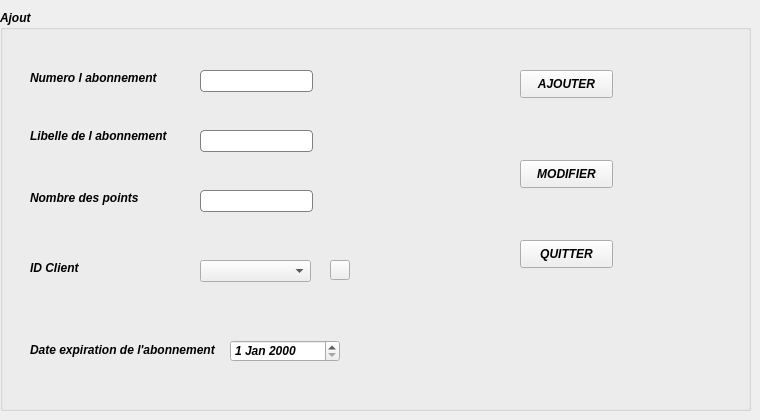
        <widget class="QWidget" name="tab_7">
         <attribute name="title">
          <string>Ajout ou Modifier Abonnement </string>
         </attribute>
         <widget class="QGroupBox" name="groupBox_4">
          <property name="geometry">
           <rect>
            <x>0</x>
            <y>10</y>
            <width>751</width>
            <height>401</height>
           </rect>
          </property>
          <property name="font">
           <font>
            <weight>75</weight>
            <italic>true</italic>
            <bold>true</bold>
           </font>
          </property>
          <property name="title">
           <string>Ajout</string>
          </property>
          <widget class="QLabel" name="label_9">
           <property name="geometry">
            <rect>
             <x>30</x>
             <y>60</y>
             <width>141</width>
             <height>16</height>
            </rect>
           </property>
           <property name="styleSheet">
            <string notr="true">font: 75 9pt &quot;MS Shell Dlg 2&quot;;</string>
           </property>
           <property name="text">
            <string>Numero l abonnement</string>
           </property>
          </widget>
          <widget class="QLabel" name="label_10">
           <property name="geometry">
            <rect>
             <x>30</x>
             <y>116</y>
             <width>151</width>
             <height>20</height>
            </rect>
           </property>
           <property name="styleSheet">
            <string notr="true">font: 75 9pt &quot;MS Shell Dlg 2&quot;;</string>
           </property>
           <property name="text">
            <string>Libelle de l abonnement</string>
           </property>
          </widget>
          <widget class="QLabel" name="label_11">
           <property name="geometry">
            <rect>
             <x>30</x>
             <y>180</y>
             <width>131</width>
             <height>16</height>
            </rect>
           </property>
           <property name="styleSheet">
            <string notr="true">font: 75 9pt &quot;MS Shell Dlg 2&quot;;</string>
           </property>
           <property name="text">
            <string>Nombre des points</string>
           </property>
          </widget>
          <widget class="QLabel" name="label_12">
           <property name="geometry">
            <rect>
             <x>30</x>
             <y>250</y>
             <width>91</width>
             <height>16</height>
            </rect>
           </property>
           <property name="styleSheet">
            <string notr="true">font: 75 9pt &quot;MS Shell Dlg 2&quot;;</string>
           </property>
           <property name="text">
            <string>ID Client</string>
           </property>
          </widget>
          <widget class="QLineEdit" name="numab">
           <property name="geometry">
            <rect>
             <x>200</x>
             <y>60</y>
             <width>113</width>
             <height>22</height>
            </rect>
           </property>
           <property name="styleSheet">
            <string notr="true">QLineEdit {
padding: 1px;
border-style: solid;
border: 1px solid grey;
background:white;
border-radius: 4px;
}</string>
           </property>
          </widget>
          <widget class="QLineEdit" name="libab">
           <property name="geometry">
            <rect>
             <x>200</x>
             <y>120</y>
             <width>113</width>
             <height>22</height>
            </rect>
           </property>
           <property name="styleSheet">
            <string notr="true">QLineEdit {
padding: 1px;
border-style: solid;
border: 1px solid grey;
background:white;
border-radius: 4px;
}</string>
           </property>
          </widget>
          <widget class="QLineEdit" name="nbrab">
           <property name="geometry">
            <rect>
             <x>200</x>
             <y>180</y>
             <width>113</width>
             <height>22</height>
            </rect>
           </property>
           <property name="styleSheet">
            <string notr="true">QLineEdit {
padding: 1px;
border-style: solid;
border: 1px solid grey;
background:white;
border-radius: 4px;
}</string>
           </property>
          </widget>
          <widget class="QPushButton" name="ajouterabo">
           <property name="geometry">
            <rect>
             <x>520</x>
             <y>60</y>
             <width>93</width>
             <height>28</height>
            </rect>
           </property>
           <property name="text">
            <string>AJOUTER</string>
           </property>
          </widget>
          <widget class="QPushButton" name="modifierabo">
           <property name="geometry">
            <rect>
             <x>520</x>
             <y>150</y>
             <width>93</width>
             <height>28</height>
            </rect>
           </property>
           <property name="text">
            <string>MODIFIER</string>
           </property>
          </widget>
          <widget class="QPushButton" name="quitterabo">
           <property name="geometry">
            <rect>
             <x>520</x>
             <y>230</y>
             <width>93</width>
             <height>28</height>
            </rect>
           </property>
           <property name="text">
            <string>QUITTER</string>
           </property>
          </widget>
          <widget class="QComboBox" name="comboBoxab">
           <property name="geometry">
            <rect>
             <x>200</x>
             <y>250</y>
             <width>111</width>
             <height>22</height>
            </rect>
           </property>
          </widget>
          <widget class="QPushButton" name="refrechabo">
           <property name="geometry">
            <rect>
             <x>330</x>
             <y>250</y>
             <width>20</width>
             <height>20</height>
            </rect>
           </property>
           <property name="text">
            <string/>
           </property>
          </widget>
          <widget class="QLabel" name="label_15">
           <property name="geometry">
            <rect>
             <x>30</x>
             <y>330</y>
             <width>191</width>
             <height>20</height>
            </rect>
           </property>
           <property name="styleSheet">
            <string notr="true">font: 75 9pt &quot;MS Shell Dlg 2&quot;;</string>
           </property>
           <property name="text">
            <string>Date expiration de l'abonnement</string>
           </property>
          </widget>
          <widget class="QDateEdit" name="datea">
           <property name="geometry">
            <rect>
             <x>230</x>
             <y>330</y>
             <width>110</width>
             <height>22</height>
            </rect>
           </property>
          </widget>
         </widget>
        </widget>
